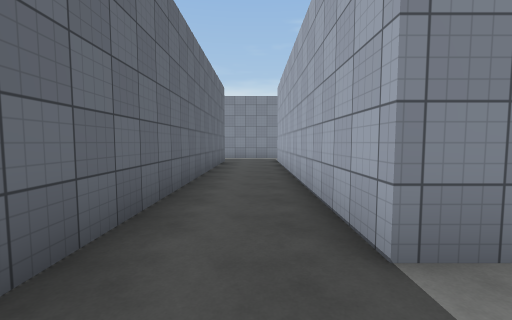
[1] (above)

15 first-person views from a walk through a Unity game level. The camera is 1.5 m above the floor, tilts 4° down and sees 90° across. The floor is counted in squares, 2 m on a side. Each view is taken from the middle of a square. On the plan, view 1 faces up. The plan holds only what a view shows up to about 9 squares ahead; the rest is blank. The place goes on beyond the plan. The player character is not drawn. Door leaves are left out, so doorways stand open. Surface patterns are stand-ins for the level's own textures.

[2]
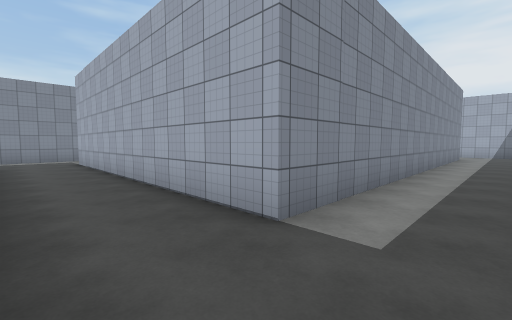

[3]
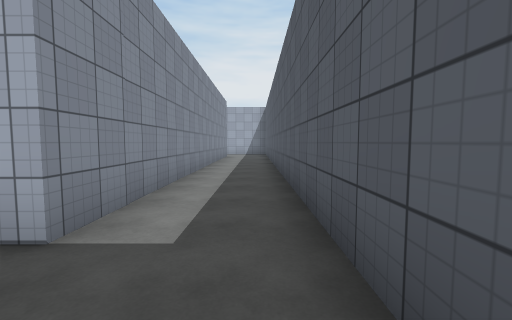

[4]
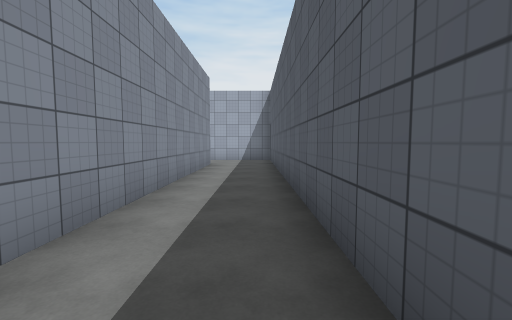

[5]
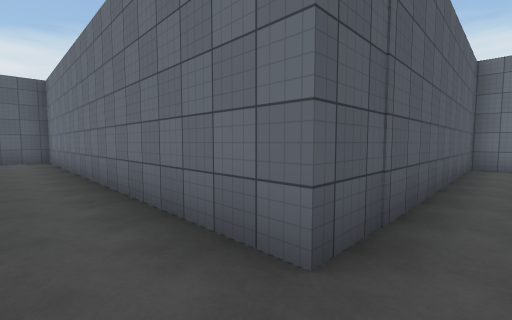

[6]
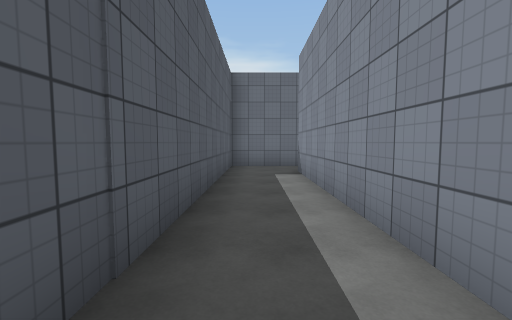

[7]
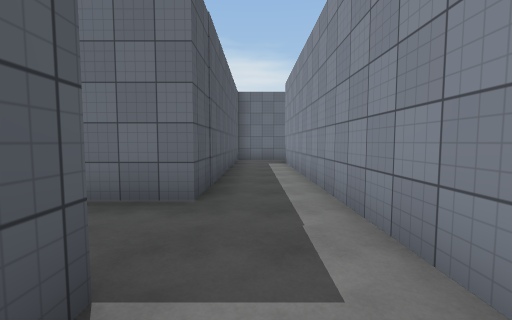

[8]
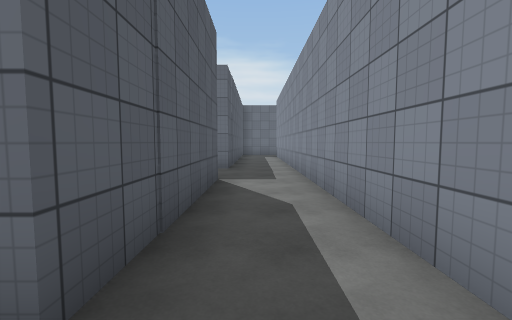

[9]
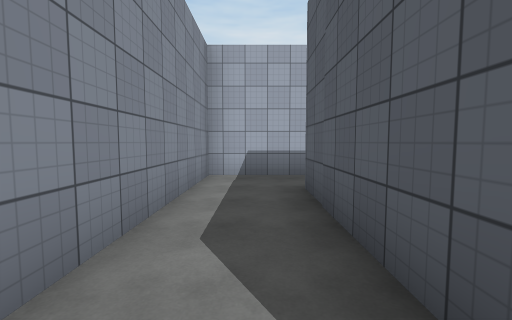

[10]
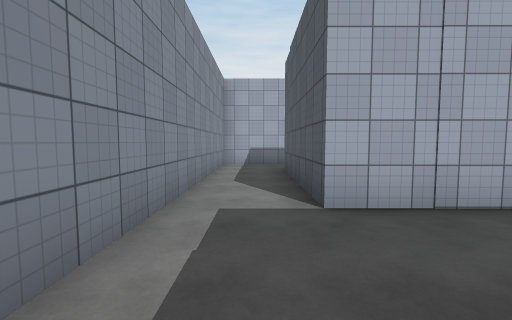

[11]
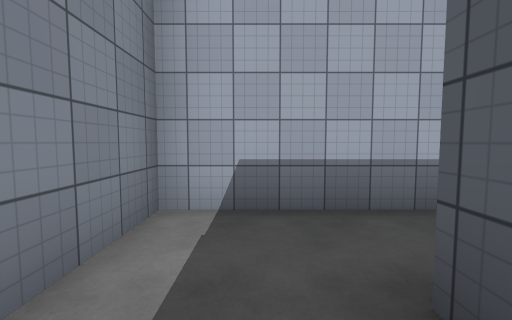

[12]
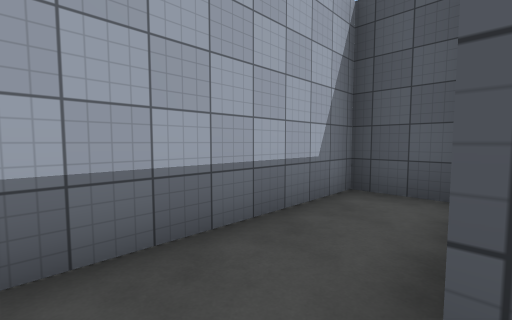

[13]
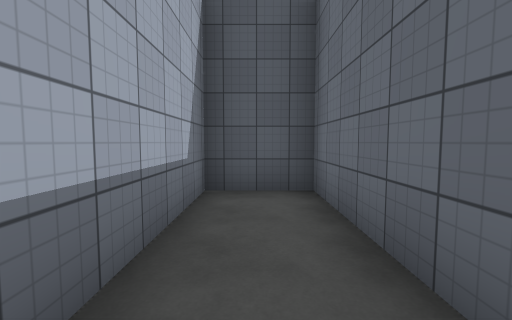

[14]
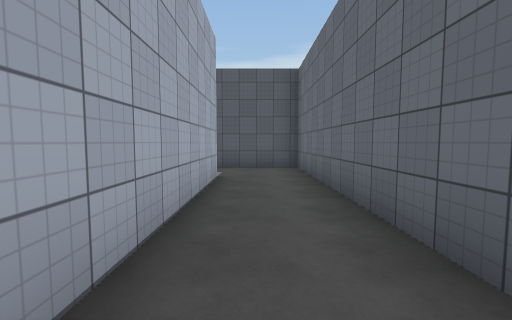

[15]
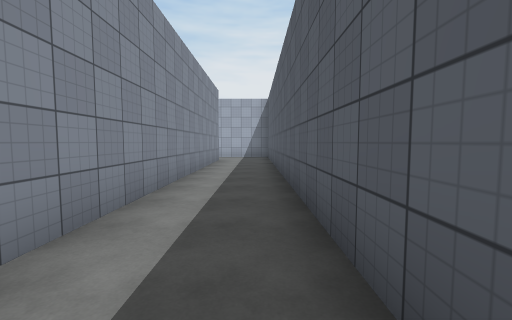

### Floor plan
Ten units are one square. View 1 is at (0, 0); x grows to the right and y downward. Boxes are objects, and circles mark ways between rooms. Rooms are numbered by the first view taken in them; rooms with no view inside come last. Other rooms are left out.
<svg viewBox="-81 -126 211 137">
<path fill="none" stroke="#000" d="M6 -121 -76 -121M-76 -102 -12 -102 -12 6 125 6M125 -15 8 -15 8 -102M8 -102 51 -102 51 -71 68 -71 68 -121 6 -121"/>
<circle cx="10" cy="-110" r="3" fill="#2a7"/>
<text x="0" y="-40">1</text>
<text x="40" y="-110">2</text>
</svg>
Room 1 opens to room 2.

Where each view was taken, in squares from view 1:
view 1: 0 up, 0 right, facing up
view 2: 0 up, 1 left, facing up-right
view 3: 0 up, 1 left, facing right
view 4: 0 up, 4 right, facing right
view 5: 11 up, 0 right, facing down-left
view 6: 11 up, 1 left, facing left
view 7: 11 up, 2 right, facing left
view 8: 11 up, 6 right, facing left
view 9: 11 up, 1 right, facing right
view 10: 11 up, 2 left, facing right
view 11: 11 up, 4 right, facing right
view 12: 11 up, 5 right, facing down-right
view 13: 11 up, 6 right, facing down
view 14: 7 up, 0 right, facing down
view 15: 0 up, 2 right, facing right
